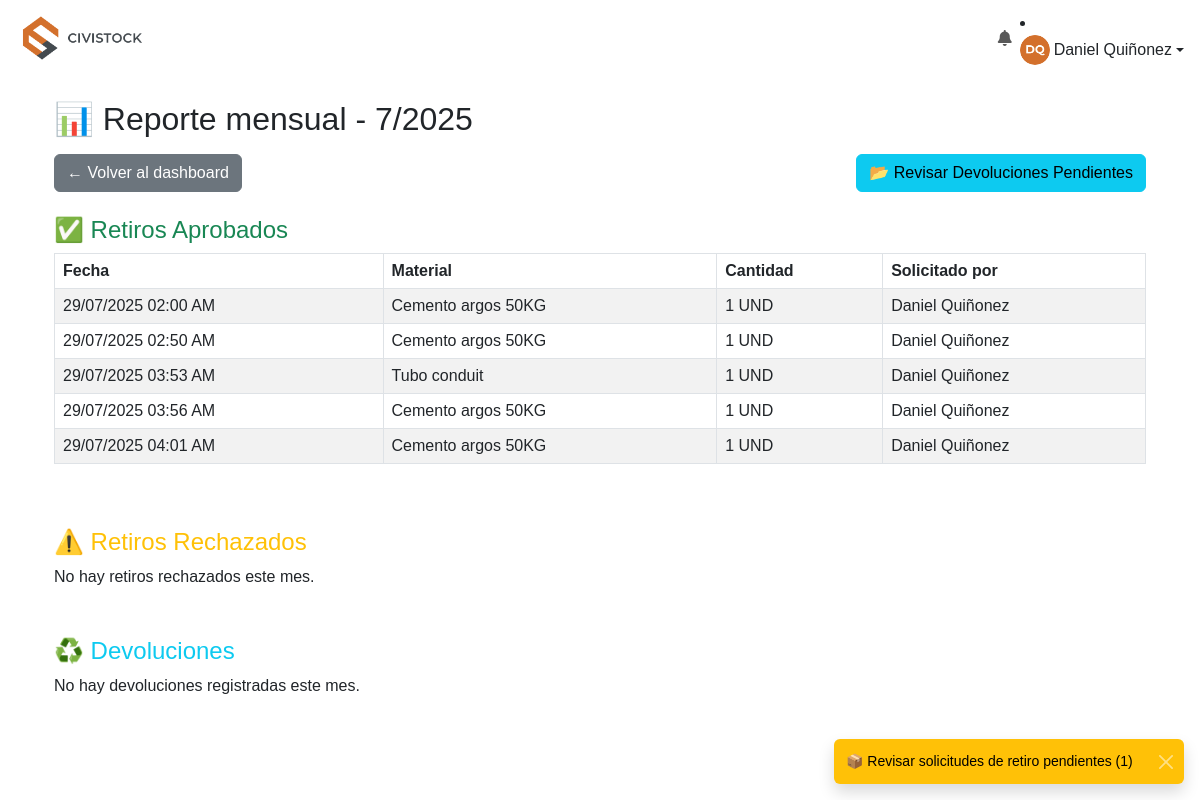
The page /almacenista/reportes (signed in) on the database its author committed.
### models.py (models this page shows, shortened)
class User(db.Model):
    __tablename__ = 'user'
    id = db.Column(db.Integer, primary_key=True)
    username = db.Column(db.String(80), unique=True, nullable=False)
    nombre = db.Column(db.String(120), nullable=False)
    password = db.Column(db.String(200), nullable=False)
    rol = db.Column(db.String(20), nullable=False)
    foto = db.Column(db.String(120), nullable=True, default='default.jpg')

class Movimiento(db.Model):
    __tablename__ = 'movimiento'
    id = db.Column(db.Integer, primary_key=True)
    material_id = db.Column(db.Integer, db.ForeignKey('material.id', name='fk_movimiento_material'), nullable=False)
    tipo = db.Column(db.String(20), nullable=False)
    cantidad = db.Column(db.Float, nullable=False)
    fecha = db.Column(db.DateTime, default=datetime.utcnow)
    solicitado_por_id = db.Column(db.Integer, db.ForeignKey('user.id', name='fk_movimiento_solicitante'), nullable=False)
    solicitado_por = db.relationship('User', foreign_keys=[solicitado_por_id], backref='movimientos_solicitados')
    usuario_id = db.Column(db.Integer, db.ForeignKey('user.id', name='fk_movimiento_usuario'))
    usuario = db.relationship('User', foreign_keys=[usuario_id], backref='movimientos_procesados')
    observacion = db.Column(db.Text)
    estado = db.Column(db.String(20), default='PENDIENTE')
    observacion_almacenista = db.Column(db.Text)
    evidencia = db.Column(db.String(200))
    evidencia_almacenista = db.Column(db.String(200))
    visible_en_existencias = db.Column(db.Boolean, default=True)

class Material(db.Model):
    __tablename__ = 'material'
    id = db.Column(db.Integer, primary_key=True)
    codigo = db.Column(db.String(50), unique=True, nullable=False)
    nombre = db.Column(db.String(100), nullable=False)
    descripcion = db.Column(db.String(200))
    stock = db.Column(db.Float, default=0)
    stock_minimo = db.Column(db.Integer, default=0)
    unidad = db.Column(db.String(50))
    en_devolucion = db.Column(db.Float, default=0)
    movimientos = db.relationship('Movimiento', backref='material', lazy=True)

### almacenista_routes.py (the view)
    def wrapper(*args, **kwargs):
        if 'user_role' not in session or session['user_role'] != 'ALMACENISTA':
            flash('Acceso no autorizado.', 'error')
            return redirect(url_for('home'))
        return func(*args, **kwargs)

### almacenista_routes.py (called while the page is built)
def almacenista_required(func):
    def wrapper(*args, **kwargs):
        if 'user_role' not in session or session['user_role'] != 'ALMACENISTA':
            flash('Acceso no autorizado.', 'error')
            return redirect(url_for('home'))
        return func(*args, **kwargs)
    wrapper.__name__ = func.__name__
    return wrapper

def sync_user_session():
    user = User.query.filter_by(username=session.get('user')).first()
    if user:
        session['user_name'] = user.nombre
        session['user_photo'] = user.foto
        session['user_id'] = user.id

### utils.py (called while the page is built)
def fecha_y_hora_colombia(fecha_utc):
    if not fecha_utc:
        return {"fecha": "-", "hora": "-"}
    zona_col = pytz.timezone('America/Bogota')
    if fecha_utc.tzinfo is None:
        fecha_utc = pytz.utc.localize(fecha_utc)
    fecha_local = fecha_utc.astimezone(zona_col)
    return {
        "fecha": fecha_local.strftime("%d/%m/%Y"),
        "hora": fecha_local.strftime("%I:%M %p")
    }

def formatear_numero(value):
    try:
        num = float(value)
        if num.is_integer():
            return int(num)
        return num
    except (ValueError, TypeError):
        return value

def obtener_materiales_bajo_stock():
    return Material.query.filter(Material.stock <= Material.stock_minimo).all()

### templates/Almacenista/reportes_mensuales.html (shortened to what this page needs)
{% extends 'base.html' %}
{% block content %}
<div class="container mt-4">
    <h2 class="mb-3">📊 Reporte mensual - {{ mes }}/{{ anio }}</h2>
    <div class="d-flex justify-content-between mb-4">
        <a href="{{ url_for('almacenista.dashboard') }}" class="btn btn-secondary">
            ← Volver al dashboard
        </a>
        <a href="{{ url_for('almacenista.revisar_devoluciones') }}" class="btn btn-info">
            📂 Revisar Devoluciones Pendientes
        </a>
    </div>
    <h4 class="mt-4 text-success">✅ Retiros Aprobados</h4>
    {% if aprobados %}
    <div class="table-responsive">
        <table class="table table-bordered table-striped">
            <thead>
                <tr>
                    <th>Fecha</th>
                    <th>Material</th>
                    <th>Cantidad</th>
                    <th>Solicitado por</th>
                </tr>
            </thead>
            <tbody>
                {% for mov in aprobados %}
                <tr>
                    <td>{{ mov.fecha_local.fecha }} {{ mov.fecha_local.hora }}</td>
                    <td>{{ mov.material.nombre }}</td>
                    <td>{{ mov.cantidad|formatear_numero }} {{ mov.material.unidad }}</td>
                    <td>{{ mov.usuario.nombre }}</td>
                </tr>
                {% endfor %}
            </tbody>
        </table>
    </div>
    {% else %}
    <p>No hay retiros aprobados este mes.</p>
    {% endif %}
    <h4 class="mt-5 text-warning">⚠️ Retiros Rechazados</h4>
    {% if rechazados %}
    <div class="table-responsive">
        <table class="table table-bordered table-striped">
            <thead>
                <tr>
                    <th>Fecha</th>
                    <th>Material</th>
                    <th>Cantidad</th>
                    <th>Solicitado por</th>
                    <th>Observación del Almacenista</th>
                </tr>
            </thead>
            <tbody>
                {% for mov in rechazados %}
                <tr>
                    <td>{{ mov.fecha_local.fecha }} {{ mov.fecha_local.hora }}</td>
                    <td>{{ mov.material.nombre }}</td>
                    <td>{{ mov.cantidad|formatear_numero }} {{ mov.material.unidad }}</td>
                    <td>{{ mov.usuario.nombre }}</td>
                    <td>{{ mov.observacion_almacenista or 'Sin observación' }}</td>
                </tr>
                {% endfor %}
            </tbody>
        </table>
    </div>
    {% else %}
    <p>No hay retiros rechazados este mes.</p>
    {% endif %}
    <h4 class="mt-5 text-info">♻️ Devoluciones</h4>
    {% if devoluciones %}
    <div class="table-responsive">
        <table class="table table-bordered table-striped">
            <thead>
                <tr>
                    <th>Fecha</th>
                    <th>Material</th>
                    <th>Cantidad</th>
                    <th>Solicitado por</th>
                    <th>Estado</th>
                    <th>Observación del Ingeniero</th>
                    <th>Observación del Almacenista</th>
                    <th>Evidencia</th>
                </tr>
            </thead>
            <tbody>
                {% for mov in devoluciones %}
                <tr>
                    <td>{{ mov.fecha_local.fecha }} {{ mov.fecha_local.hora }}</td>
                    <td>{{ mov.material.nombre }}</td>
                    <td>{{ mov.cantidad|formatear_numero }} {{ mov.material.unidad }}</td>
                    <td>{{ mov.usuario.nombre }}</td>
                    <td>{{ mov.estado }}</td>
                    <td>{{ mov.observacion or 'Sin observación' }}</td>
                    <td>{{ mov.observacion_almacenista or 'Sin observación' }}</td>
                    <td>
                        {% if mov.evidencia %}
                            {% set extension = mov.evidencia.split('.')[-1].lower() %}
                                {% set ruta = 'evidencias/' + mov.evidencia %}
                            {% if extension in ['jpg', 'jpeg', 'png', 'gif'] %}
                                <img src="{{ url_for('static', filename=ruta) }}" class="img-thumbnail" width="80" data-bs-toggle="modal" data-bs-target="#visor{{ loop.index }}">
                                    <div class="modal fade" id="visor{{ loop.index }}" tabindex="-1" aria-hidden="true">
                                        <div class="modal-dialog modal-dialog-centered modal-lg">
                                            <div class="modal-content">
                                                <div class="modal-header">
                                                    <h5 class="modal-title">Vista de Evidencia</h5>
                                                    <button type="button" class="btn-close" data-bs-dismiss="modal"></button>
                                                </div>
                                                <div class="modal-body text-center">
                                                    <img src="{{ url_for('static', filename=ruta) }}" class="img-fluid">
                                                </div>
                                            </div>
                                        </div>
                                    </div>
                                {% elif extension == 'pdf' %}
                                    <button class="btn btn-outline-danger btn-sm" data-bs-toggle="modal" data-bs-target="#visor{{ loop.index }}">
                                    Ver PDF
                                    </button>
                                    <div class="modal fade" id="visor{{ loop.index }}" tabindex="-1" aria-hidden="true">
                                <div class="modal-dialog modal-xl modal-dialog-centered">
                                    <div class="modal-content">
                                        <div class="modal-header">
                                            <h5 class="modal-title">Vista de PDF</h5>
                                            <button type="button" class="btn-close" data-bs-dismiss="modal"></button>
                                        </div>
                                        <div class="modal-body" style="height: 80vh;">
                                            <iframe src="{{ url_for('static', filename=ruta) }}" width="100%" height="100%" frameborder="0"></iframe>
                                        </div>
                                    </div>
                                </div>
                            </div>
                            {% else %}
                                <span class="text-muted">Archivo no compatible</span>
                            {% endif %}
                        {% else %}
                            <span class="text-muted">Sin evidencia</span>
                        {% endif %}
                    </td>
                </tr>
                {% endfor %}
            </tbody>
        </table>
    </div>
    {% else %}
    <p>No hay devoluciones registradas este mes.</p>
    {% endif %}
</div>
{% endblock %}

### templates/base.html (shortened to what this page needs)
<!DOCTYPE html>
<html lang="es">
<head>
    <link href="https://cdn.jsdelivr.net/npm/bootstrap@5.3.0/dist/css/bootstrap.min.css" rel="stylesheet">
    <link href="https://cdnjs.cloudflare.com/ajax/libs/font-awesome/6.5.0/css/all.min.css" rel="stylesheet">
    <link rel="stylesheet" href="{{ url_for('static', filename='style.css') }}">
</head>
<body>
    <nav class="navbar navbar-expand-lg navbar-white bg-white px-3">
        <a class="navbar-brand" href="{{ url_for(user_role.lower() + '.dashboard') }}">
            <img src="{{ url_for('static', filename='civistockresponsive.png') }}" alt="Logo" height="50">
        </a>
        <div class="collapse navbar-collapse" id="menuNav">
<ul class="navbar-nav">
    <li class="nav-item dropdown">
        <a class="nav-link position-relative" href="#" id="notifDropdown" role="button" data-bs-toggle="dropdown" aria-expanded="false">
            <i class="fas fa-bell"></i>
        </a>
    </li>
</ul>
                <li class="nav-item dropdown">
                    <a class="nav-link dropdown-toggle d-flex align-items-center" href="#" role="button" data-bs-toggle="dropdown">
                        <img src="{{ url_for('static', filename='uploads/' + (user_photo or 'default.jpg')) }}" alt="Foto" width="30" height="30" class="rounded-circle me-1">
                        {{ user_name }}
                    </a>
                </li>
        </div>
    </nav>
    <div class="container my-4">
        {% block content %}{% endblock %}
    </div>
{% block scripts %}
<div class="toast-container position-fixed bottom-0 end-0 p-3" style="z-index: 1100;"></div>
{% endblock %}

### static/style.css (style rules this page uses)
body, html { margin: 0; padding: 0; height: 100%; font-family: 'Montserrat', sans-serif; }

### rows shown on the page
User: foto (picture), nombre "Daniel Quiñonez"
Movimiento: fecha_local.fecha "29/07/2025", fecha_local.hora "02:00 AM", material.nombre "Cemento argos 50KG", cantidad "1", material.unidad "UND", usuario.nombre "Daniel Quiñonez"
Movimiento: fecha_local.fecha "29/07/2025", fecha_local.hora "02:50 AM", material.nombre "Cemento argos 50KG", cantidad "1", material.unidad "UND", usuario.nombre "Daniel Quiñonez"
Movimiento: fecha_local.fecha "29/07/2025", fecha_local.hora "03:53 AM", material.nombre "Tubo conduit", cantidad "1", material.unidad "UND", usuario.nombre "Daniel Quiñonez"
Movimiento: fecha_local.fecha "29/07/2025", fecha_local.hora "03:56 AM", material.nombre "Cemento argos 50KG", cantidad "1", material.unidad "UND", usuario.nombre "Daniel Quiñonez"
Movimiento: fecha_local.fecha "29/07/2025", fecha_local.hora "04:01 AM", material.nombre "Cemento argos 50KG", cantidad "1", material.unidad "UND", usuario.nombre "Daniel Quiñonez"
